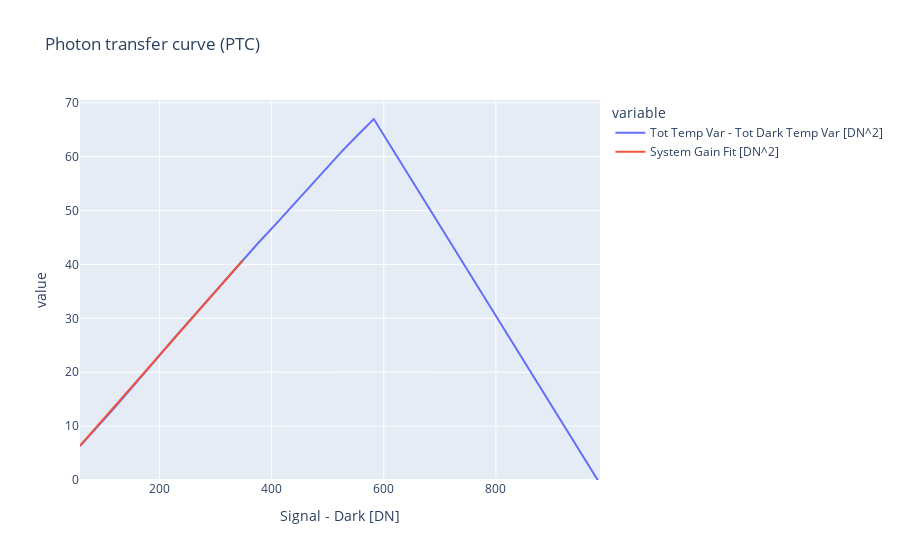

Notebook code for this chart:
### Markdown cell above
plot PTC

### Code cell
fig = px.line(data, x='Signal - Dark [DN]', y=['Tot Temp Var - Tot Dark Temp Var [DN^2]','System Gain Fit [DN^2]'], 
              title='Photon transfer curve (PTC)')
fig.update_xaxes(rangemode="nonnegative")
fig.update_yaxes(rangemode="nonnegative")
fig.show()

### Figure 1 — Plotly figure (JSON) as saved in the notebook; plotly's stock layout.template omitted (floating-point values rounded to 4 significant figures)
{"data": [{"hovertemplate": "variable=Tot Temp Var - Tot Dark Temp Var [DN^2]<br>Signal - Dark [DN]=%{x}<br>value=%{y}<extra></extra>", "legendgroup": "Tot Temp Var - Tot Dark Temp Var [DN^2]", "line": {"color": "#636efa", "dash": "solid"}, "marker": {"symbol": "circle"}, "mode": "lines", "name": "Tot Temp Var - Tot Dark Temp Var [DN^2]", "orientation": "v", "showlegend": true, "type": "scatter", "x": [57.99, 86.75, 115.5, 144.5, 173.1, 202.1, 231.0, 260.2, 289.1, 318.8, 348.1, 377.1, 407.4, 436.4, 466.9, 496.1, 525.2, 553.1, 582.2, 985.7], "xaxis": "x", "y": [6.312, 9.528, 12.92, 16.41, 19.93, 23.39, 26.9, 30.34, 33.8, 37.33, 40.85, 44.11, 47.48, 50.85, 54.3, 57.63, 60.98, 63.98, 66.98, -0.6868], "yaxis": "y"}, {"hovertemplate": "variable=System Gain Fit [DN^2]<br>Signal - Dark [DN]=%{x}<br>value=%{y}<extra></extra>", "legendgroup": "System Gain Fit [DN^2]", "line": {"color": "#EF553B", "dash": "solid"}, "marker": {"symbol": "circle"}, "mode": "lines", "name": "System Gain Fit [DN^2]", "orientation": "v", "showlegend": true, "type": "scatter", "x": [57.99, 86.75, 115.5, 144.5, 173.1, 202.1, 231.0, 260.2, 289.1, 318.8, 348.1, 377.1, 407.4, 436.4, 466.9, 496.1, 525.2, 553.1, 582.2, 985.7], "xaxis": "x", "y": [6.357, 9.765, 13.17, 16.61, 20.0, 23.43, 26.86, 30.31, 33.74, 37.26, 40.73, null, null, null, null, null, null, null, null, null], "yaxis": "y"}], "layout": {"legend": {"title": {"text": "variable"}, "tracegroupgap": 0}, "title": {"text": "Photon transfer curve (PTC)"}, "xaxis": {"anchor": "y", "domain": [0, 1], "rangemode": "nonnegative", "title": {"text": "Signal - Dark [DN]"}}, "yaxis": {"anchor": "x", "domain": [0, 1], "rangemode": "nonnegative", "title": {"text": "value"}}}}
